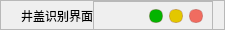
           <widget class="QFrame" name="top">
            <property name="minimumSize">
             <size>
              <width>0</width>
              <height>30</height>
             </size>
            </property>
            <property name="maximumSize">
             <size>
              <width>16777215</width>
              <height>30</height>
             </size>
            </property>
            <property name="styleSheet">
             <string notr="true">QFrame#top{
background-color: rgba(255, 255, 255,0);
}</string>
            </property>
            <property name="frameShape">
             <enum>QFrame::StyledPanel</enum>
            </property>
            <property name="frameShadow">
             <enum>QFrame::Raised</enum>
            </property>
            <layout class="QHBoxLayout" name="horizontalLayout">
             <property name="spacing">
              <number>0</number>
             </property>
             <property name="leftMargin">
              <number>20</number>
             </property>
             <property name="topMargin">
              <number>0</number>
             </property>
             <property name="bottomMargin">
              <number>0</number>
             </property>
             <item>
              <widget class="QLabel" name="explain_title">
               <property name="minimumSize">
                <size>
                 <width>0</width>
                 <height>30</height>
                </size>
               </property>
               <property name="maximumSize">
                <size>
                 <width>16777215</width>
                 <height>30</height>
                </size>
               </property>
               <property name="styleSheet">
                <string notr="true">font: 700 italic 11pt &quot;Segoe UI&quot;;</string>
               </property>
               <property name="text">
                <string>井盖识别界面</string>
               </property>
               <property name="alignment">
                <set>Qt::AlignCenter</set>
               </property>
              </widget>
             </item>
             <item>
              <widget class="QFrame" name="buttons_sf">
               <property name="minimumSize">
                <size>
                 <width>120</width>
                 <height>30</height>
                </size>
               </property>
               <property name="maximumSize">
                <size>
                 <width>120</width>
                 <height>30</height>
                </size>
               </property>
               <property name="frameShape">
                <enum>QFrame::StyledPanel</enum>
               </property>
               <property name="frameShadow">
                <enum>QFrame::Raised</enum>
               </property>
               <layout class="QHBoxLayout" name="horizontalLayout_2">
                <property name="topMargin">
                 <number>0</number>
                </property>
                <property name="bottomMargin">
                 <number>0</number>
                </property>
                <item>
                 <widget class="QPushButton" name="settings_button">
                  <property name="minimumSize">
                   <size>
                    <width>0</width>
                    <height>20</height>
                   </size>
                  </property>
                  <property name="maximumSize">
                   <size>
                    <width>16777215</width>
                    <height>20</height>
                   </size>
                  </property>
                  <property name="cursor">
                   <cursorShape>PointingHandCursor</cursorShape>
                  </property>
                  <property name="styleSheet">
                   <string notr="true">QPushButton{
background-image: url(:/all/img/set.png);
background-repeat: no-repeat;
background-position: center;
border: none;
}

QPushButton:hover{

}</string>
                  </property>
                  <property name="text">
                   <string/>
                  </property>
                 </widget>
                </item>
                <item>
                 <widget class="QPushButton" name="min_sf">
                  <property name="minimumSize">
                   <size>
                    <width>14</width>
                    <height>14</height>
                   </size>
                  </property>
                  <property name="maximumSize">
                   <size>
                    <width>14</width>
                    <height>14</height>
                   </size>
                  </property>
                  <property name="styleSheet">
                   <string notr="true">QPushButton{
	
	background-color: rgb(4, 180, 0);
border:1px solid rgba(113, 17, 15,50);
border-radius:6px;
}
QPushButton:hover {
background-color:rgb(139, 29, 31)
	
}
QPushButton:pressed {
	background-color: rgb(232, 59, 35);
}
</string>
                  </property>
                  <property name="text">
                   <string/>
                  </property>
                 </widget>
                </item>
                <item>
                 <widget class="QPushButton" name="max_sf">
                  <property name="minimumSize">
                   <size>
                    <width>14</width>
                    <height>14</height>
                   </size>
                  </property>
                  <property name="maximumSize">
                   <size>
                    <width>14</width>
                    <height>14</height>
                   </size>
                  </property>
                  <property name="styleSheet">
                   <string notr="true">QPushButton{
	
	background-color: rgb(227, 199, 0);
border:1px solid rgba(113, 17, 15,50);
border-radius:6px;
}
QPushButton:hover {
background-color:rgb(139, 29, 31)
	
}
QPushButton:pressed {
	background-color: rgb(232, 59, 35);
}
</string>
                  </property>
                  <property name="text">
                   <string/>
                  </property>
                 </widget>
                </item>
                <item>
                 <widget class="QPushButton" name="close_button">
                  <property name="minimumSize">
                   <size>
                    <width>14</width>
                    <height>14</height>
                   </size>
                  </property>
                  <property name="maximumSize">
                   <size>
                    <width>14</width>
                    <height>14</height>
                   </size>
                  </property>
                  <property name="styleSheet">
                   <string notr="true">QPushButton{
	
	background-color: rgb(240, 108, 96);
border:1px solid rgba(113, 17, 15,50);
border-radius:6px;
}
QPushButton:hover {
background-color:rgb(139, 29, 31)
	
}
QPushButton:pressed {
	background-color: rgb(232, 59, 35);
}
</string>
                  </property>
                  <property name="text">
                   <string/>
                  </property>
                 </widget>
                </item>
               </layout>
              </widget>
             </item>
            </layout>
           </widget>
